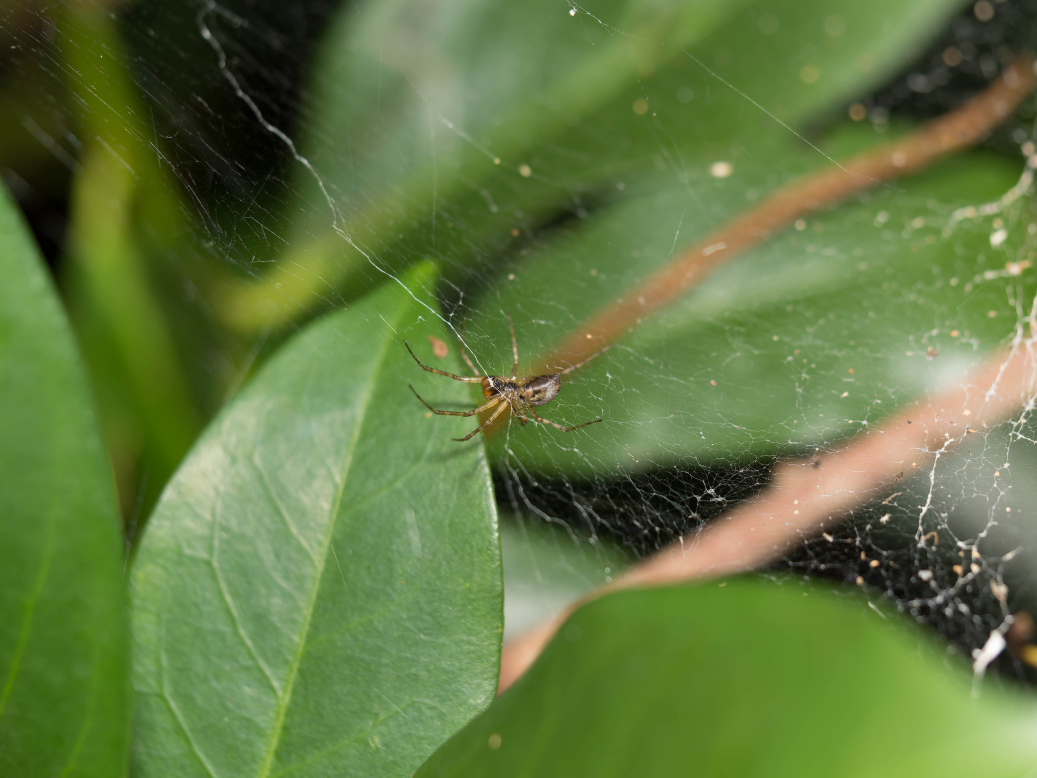
#> input picture data/2023 september-O9173432-ORF.jpg, 5184 x 3888 px (shown at 1/5 size)
$ python -i statslib.py   (imports and definitions only)
#> lines starting #> are read from the running program, lines starting #| are printed output that depends on the picture
# for numbers
from PIL import Image
from typing import Tuple, List
from collections import Counter
import logging
logger = logging.getLogger(__name__)


class DominantColor:

    resize_value: int = 16
    minimum_percent_difference_of_rgb: int = 10

    def __init__(self, image_path: str) -> None:
#> called with image_path = '../data/2023 september-O9173432-ORF.jpg'
        self.image_path = image_path
        self.image = Image.open(self.image_path)
#> self.image is the input picture: PIL image 5184x3888 RGB; mean R, G, B 97.8, 120.5, 64.7
        self.avgRGB = self.get_Avg_RGB()
#> in get_Avg_RGB, `cols = self.image.getcolors(npixels)`: cols = 222487 items
#> in get_Avg_RGB, `avg = tuple([sum(x) / npixels for x in zip(*sumRGB)])`: avg = (97.84, 120.5, 64.74)
#> self.avgRGB = (97.84, 120.5, 64.74)
        self.dominant_color: str = ""
        self.r: int = 0
        self.g: int = 0
        self.b: int = 0
        self.l: int = 0
        self.resized_image = self.image.resize(
            (DominantColor.resize_value, DominantColor.resize_value), Image.LANCZOS
        ).convert("RGBA")
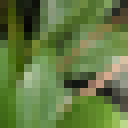
#> self.resized_image: PIL image 16x16 RGBA (shown 8 times larger); mean R, G, B, A 97.8, 120.5, 64.8, 255
        self.image.close()
        self.image_data = self.resized_image.getdata()
        self.generate_dominant_color_of_pixels_of_image_array()
#> after the loop in generate_dominant_color_of_pixels_of_image_array, `for i in range(DominantColor.resize_value):`: self.dominant_color_of_pixels_of_image_array = 256 items, first 6: 'r', 'g', 'g', 'g', 'g', 'g'; self.total_pixels = 256
        self.resized_image.close()
        self.counter = Counter(self.dominant_color_of_pixels_of_image_array)
#> self.counter = {'r': 26, 'g': 228, 'l': 2}
        self.set_rgbl_value_of_image()
        self.set_dominat_color_of_image()
        self.rgb = (self.r, self.g, self.b)
        self.rgbl = (self.r, self.g, self.b, self.l)

    def __repr__(self) -> str:
        return (
            "DominantColor(r:%s g:%s b:%s l:%s; dominant_color:%s; resize_value:%s; minimum_percent_difference_of_rgb:%s)"
            % (
                self.r,
                self.g,
                self.b,
                self.l,
                self.dominant_color,
                str(self.resize_value),
                str(self.minimum_percent_difference_of_rgb),
            )
        )

    def __str__(self) -> str:
        return self.dominant_color

    def set_dominat_color_of_image(self) -> None:
        self.mpd = int(
            self.total_pixels * (DominantColor.minimum_percent_difference_of_rgb / 100)
        )

        if (
            max(
                set(self.dominant_color_of_pixels_of_image_array),
                key=self.dominant_color_of_pixels_of_image_array.count,
            )
            == "l"
        ):
            self.dominant_color = "l"
            return

        if (self.r - self.mpd) > self.g and (self.r - self.mpd) > self.b:
            self.dominant_color = "r"
            return
        if (self.g - self.mpd) > self.b and (self.g - self.mpd) > self.r:
            self.dominant_color = "g"
            return
        if (self.b - self.mpd) > self.r and (self.b - self.mpd) > self.g:
            self.dominant_color = "b"
            return
        self.dominant_color = "n"

    def set_rgbl_value_of_image(self) -> None:
        """
        Sets the value for attribute r,g,b and l.

        Note that these attributes indicates the number of
        pixels which have dominating r,g,b and l values repectively.

        The sum of r,g,b and l should be equal to total_pixels attribute.
        """
        self.r = self.counter.get("r", 0)
#> self.r = 26
        self.g = self.counter.get("g", 0)
#> self.g = 228
        self.b = self.counter.get("b", 0)
#> self.b = 0
        self.l = self.counter.get("l", 0)
#> self.l = 2

    def generate_dominant_color_of_pixels_of_image_array(self) -> None:

        self.total_pixels: int = 0
        self.dominant_color_of_pixels_of_image_array: List = []

        for i in range(DominantColor.resize_value):

            for j in range(DominantColor.resize_value):

                self.dominant_color_of_pixels_of_image_array.append(
                    self.dominant_color_of_pixel(self.image_data.getpixel((i, j)))
                )

                self.total_pixels += 1

    def dominant_color_of_pixel(self, pixel: Tuple[int, int, int, int]) -> str:

        r, g, b = pixel[0], pixel[1], pixel[2]

        if r > g and r > b:
            return "r"

        if g > b and g > r:
            return "g"

        if b > r and b > g:
            return "b"

        return "l"

    def get_Avg_RGB(self):
        npixels = self.image.size[0] * self.image.size[1]
        cols = self.image.getcolors(npixels)
        sumRGB = [(x[0] * x[1][0], x[0] * x[1][1], x[0] * x[1][2]) for x in cols]
        avg = tuple([sum(x) / npixels for x in zip(*sumRGB)])
        return avg

    def getAverageRGB(self):
        return self.avgRGB


# revelant code
def samplecall(jpgfile):
    # time test
    dominantcolor = DominantColor(jpgfile)
    avg_rgb = dominantcolor.getAverageRGB()
    print(f"Color {dominantcolor} RGB: ({int(avg_rgb[0]):3}, {int(avg_rgb[1]):3}, {int(avg_rgb[2]):3})  Rejected?  {'Yes' if deltahours < 0.15 else 'No '} Delta {int(deltahours*60)} minutes ({int(deltahours*60*60):5} seconds) between {usedUPNs[UPNshownsofar]} and {JPGtime}")

>>> result = DominantColor('../data/2023 september-O9173432-ORF.jpg').generate_dominant_color_of_pixels_of_image_array()
#> in set_dominat_color_of_image, `self.mpd = int( self.total_pixels * (DominantColor.minimum_percent_dif..`: self.mpd = 25
#> in __init__, `self.rgb = (self.r, self.g, self.b)`: self.rgb = (26, 228, 0)
#> in __init__, `self.rgbl = (self.r, self.g, self.b, self.l)`: self.rgbl = (26, 228, 0, 2)

$ run again, on data/2023 september-O9173432.jpg
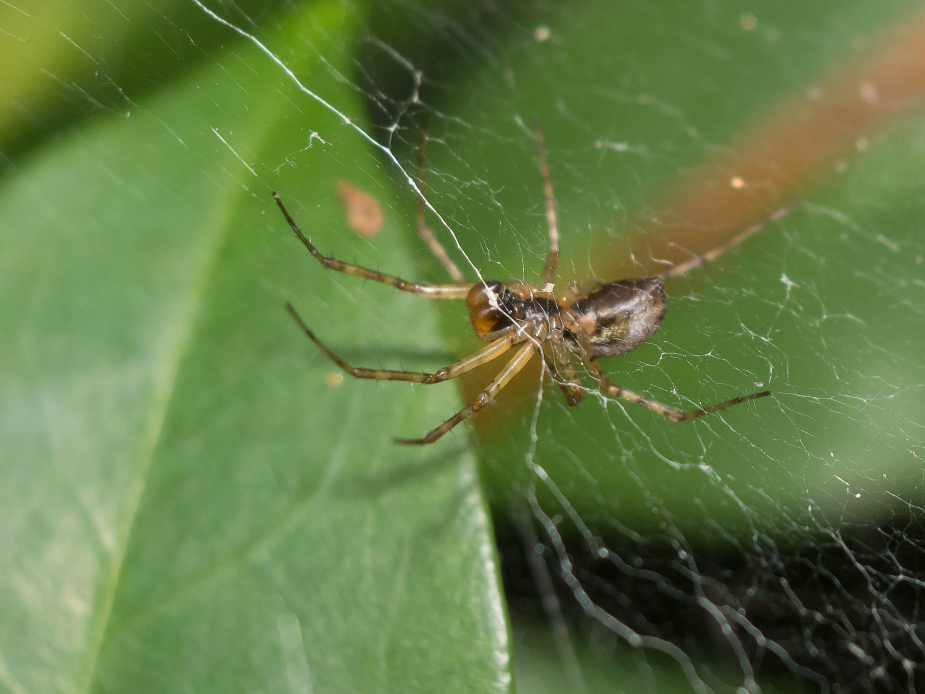
#> input picture data/2023 september-O9173432.jpg, 1850 x 1388 px (shown at 1/2 size)
#> in __init__, self.image is the input picture: PIL image 1850x1388 RGB; mean R, G, B 99.4, 123.2, 69.7
#> cols = 123126 items
#> avg = (99.43, 123.2, 69.72)
#> in __init__, `self.resized_image = self.image.resize( (DominantColor.resize_value, D..`:
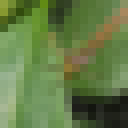
#> self.resized_image: PIL image 16x16 RGBA (shown 8 times larger); mean R, G, B, A 99.5, 123.2, 69.8, 255
#> after the loop in generate_dominant_color_of_pixels_of_image_array, `for i in range(DominantColor.resize_value):`: self.dominant_color_of_pixels_of_image_array = 256 items, first 6: 'g', 'g', 'g', 'g', 'g', 'g'; self.total_pixels = 256
#> self.counter = {'g': 237, 'r': 18, 'l': 1}
#> self.r = 18
#> self.g = 237
#> self.b = 0
#> self.l = 1
#> self.mpd = 25
#> self.rgb = (18, 237, 0)
#> self.rgbl = (18, 237, 0, 1)
